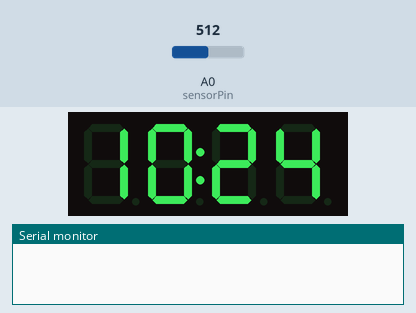
The sketch below on a simulated Arduino Uno, built with avr-gcc and run on an emulated ATmega328P. Shown: 4-digit seven-segment display, the last lines printed to the serial monitor. The test bench sets the inputs (shaded band); at power-on: A0 (sensorPin) = 512. The local clock reads 2024-03-15 10:24:30 at power-on unless the sketch sets it.

Above: at 0.1 s.
At 64.7 s:
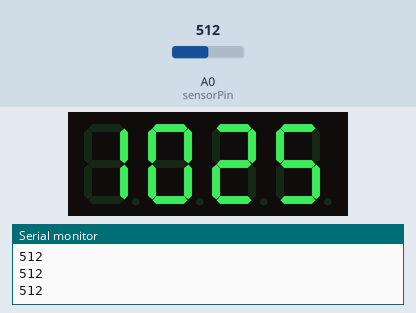
At 129.3 s:
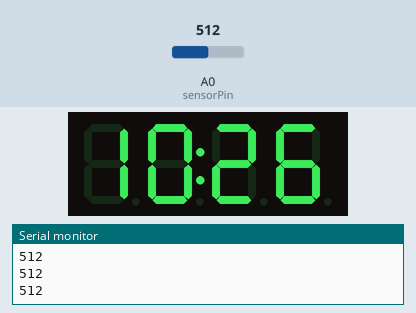

The sketch:

clock.ino
```cpp
// (licence header left out)
#include "TM1637.h"
#include <RTClib.h>
#define CLK 2//pins definitions for TM1637 and can be changed to other ports
#define DIO 3
TM1637 tm1637(CLK,DIO);
RTC_DS3231 rtc;
//char t[32];
int sensorPin = A0;
int sensorValue = 0;
void setup()
{
   Serial.begin(9600);
   //pinMode(sensorPin, INPUT);
  tm1637.init();
  tm1637.set(BRIGHT_TYPICAL);//BRIGHT_TYPICAL = 2,BRIGHT_DARKEST = 0,BRIGHTEST = 7;
  if (! rtc.begin())
  {
    Serial.print("Couldn't find RTC");
    while (1);
  }
  //rtc.adjust(DateTime(F(__DATE__),F(__TIME__)));
}
void show_time(DateTime &t){
  tm1637.display(0,t.hour()/10);
  tm1637.display(1,t.hour()%10);
  tm1637.display(2,t.minute()/10);
  tm1637.display(3,t.minute()%10);
}
void loop()
{
   DateTime now = rtc.now();

  tm1637.point(POINT_ON);
  show_time(now);  // changes take effect here
  delay(500);
  tm1637.point(POINT_OFF);
  show_time(now);

  sensorValue = analogRead(sensorPin);
  Serial.println(sensorValue);
  delay(500);
}
```
